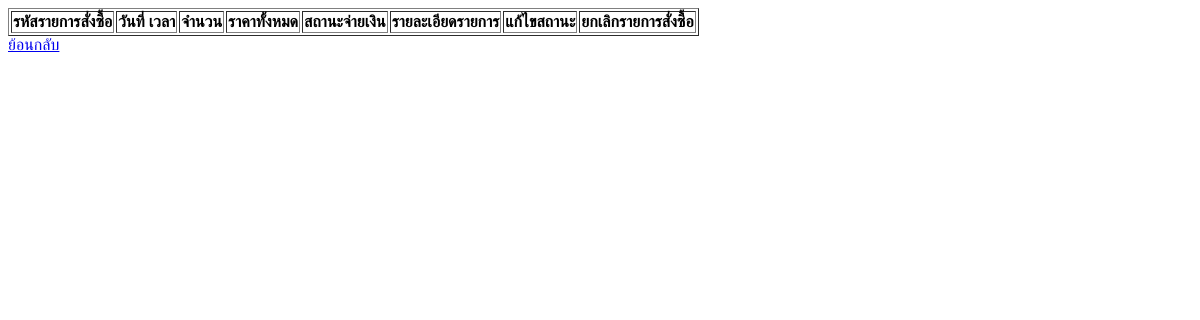
The app's page /order_list/order_head_list.php (signed in), older data.
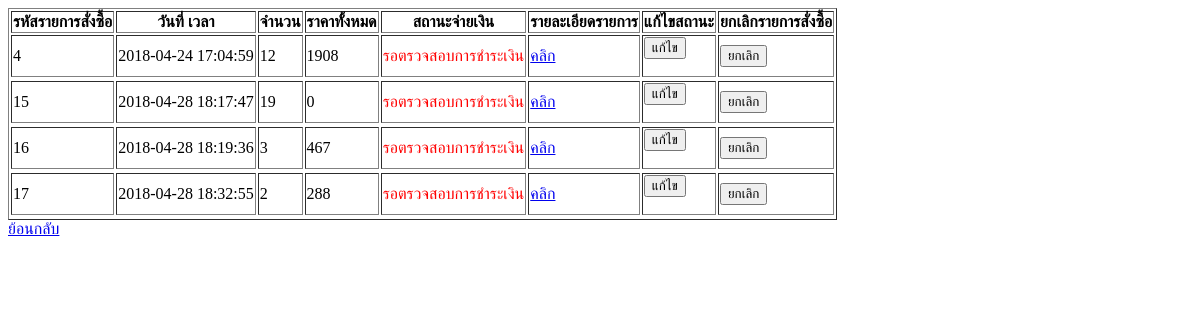
The same page, newer data.
### tables this page shows
CREATE TABLE `order_head` (
  `Order_ID` int(10) NOT NULL,
  `User_ID` int(11) NOT NULL,
  `Order_dttm` datetime NOT NULL,
  `Order_fname` varchar(30) NOT NULL,
  `Order_lname` varchar(30) NOT NULL,
  `Order_addr` varchar(500) NOT NULL,
  `Order_email` varchar(100) NOT NULL,
  `Order_phone` varchar(20) NOT NULL,
  `Order_qty` int(11) NOT NULL,
  `Order_total` float NOT NULL,
  `Order_status` int(11) NOT NULL,
  `Shipping_type` varchar(20) NOT NULL
);

### order_list/order_head_list.php (the view, shortened to what this page needs)
<?php include "../connect.php" ?>
<html>
<head>
</head>
<body>
<table border="1">
<tr>
    <th>รหัสรายการสั่งซื้อ</th>
    <th>วันที่ เวลา</th>
    <th>จำนวน</th>
    <th>ราคาทั้งหมด</th>
    <th>สถานะจ่ายเงิน</th>
    <th>รายละเอียดรายการ</th>
    <?php
        if($_SESSION["Username"]=='admin') {
    ?>
    <th>แก้ไขสถานะ</td>
    <?php } ?>
    <th>ยกเลิกรายการสั่งซื้อ</th>
</tr>
<?php
  $User_ID = $_SESSION["User_ID"];
  if($_SESSION["Username"]=='admin'){
      $stmt = $pdo->prepare("SELECT * FROM order_head order by Order_ID ");
  }
  else{
    $stmt = $pdo->prepare("SELECT * from order_head where User_ID=$User_ID ORDER BY Order_ID");
  }
  $stmt->execute();
  while ($row = $stmt->fetch()) {
?>
<tr>
    <td><?=$row["Order_ID"]?></td>
    <td><?=$row["Order_dttm"]?></td>
    <td><?=$row["Order_qty"]?></td>
    <td><?=$row["Order_total"]?></td>
    <td><?php
                        $status=$row["Order_status"];
                        if($status==1){
                            echo "<font color='red'> รอตรวจสอบการชำระเงิน </font>";
                        }
                        elseif ($status==2) {
                        echo "<font color='green'> ชำระเงินถูกต้อง </font>";
                        }
        ?>
    </td>
    <td><a href="order_detail_list.php?Order_ID=<?=$row["Order_ID"]?>">คลิก</a></td>
    <?php
         if($_SESSION["Username"]=='admin') {
    ?>
    <td>
      <form action="edit_status_order.php" method="post">
        <input type="submit" value="แก้ไข" class='btn btn-info btn-xs' />
      </form>
    </td>
    <?php } ?>
    <td>
      <input type="submit" value="ยกเลิก" class='btn btn-info btn-xs' onclick='confirmDelete(<?=$row["Order_ID"]?>);' />
    </td>
<tr>
<?php }
?>
</table>
<a href="../index.php">ย้อนกลับ</a>
</body>
</html>

Row changes from the older to the newer data that the page shows:
added order_head: Order_ID "4", Order_dttm "2018-04-24 17:04:59", Order_qty "12", Order_total "1908", Order_status "รอตรวจสอบการชำระเงิน"
added order_head: Order_ID "15", Order_dttm "2018-04-28 18:17:47", Order_qty "19", Order_total "0", Order_status "รอตรวจสอบการชำระเงิน"
added order_head: Order_ID "16", Order_dttm "2018-04-28 18:19:36", Order_qty "3", Order_total "467", Order_status "รอตรวจสอบการชำระเงิน"
added order_head: Order_ID "17", Order_dttm "2018-04-28 18:32:55", Order_qty "2", Order_total "288", Order_status "รอตรวจสอบการชำระเงิน"
